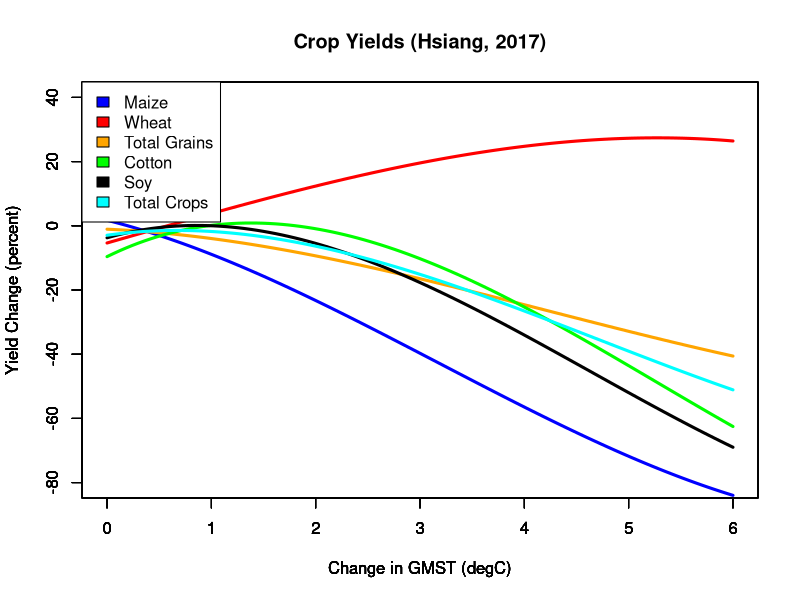

Source code (R):

# S. Hsiang, R. Kopp, et al, "Estimating Economic Damage in the United States from Climate Change", Science 356, 1362-1369 (2017).  Using tables S10 and S11 from the supplementary information, quadratic-fit column.  t is change in GMST in degC.  Value returned is percent change in yield.

# Functions from table above.  Last number in function name refers to the order of the fit.
maize3 <- function(t) {1.723 - 8.139*t - 2.758*t^2 + 0.289*t^3}
wheat3 <- function(t) {-5.356 + 9.310*t + 0.00313*t^2 - 0.112*t^3}
totgrains2 <- function(t) {2.814 + -6.317*t - 0.0973*t^2}
totgrains3 <- function(t) {-1.059 - 1.403*t - 1.632*t^2 + 0.128*t^3}
cotton3 <- function(t) {-9.606 + 15.99*t - 6.667*t^2 + 0.422*t^3}
soy3 <- function(t) {-3.731 + 9.224*t - 5.900*t^2 + 0.425*t^3}
totcrop3 <- function(t) {-2.94 + 4.566*t - 3.653*t^2 + 0.259*t^3}

# Make plot.
xlimits <- c(0,6)
ylimits <- c(-80,40)
plot(maize3, xlim=xlimits, ylim=ylimits, main="Crop Yields (Hsiang, 2017)", col="blue", lwd=3, xlab="Change in GMST (degC)", ylab="Yield Change (percent)")
par(new=TRUE)
plot(wheat3, xlim=xlimits, ylim=ylimits, col="red", lwd=3, xlab="Change in GMST (degC)", ylab="Yield Change (percent)")
par(new=TRUE)
plot(totgrains3, xlim=xlimits, ylim=ylimits, col="orange", lwd=3, xlab="Change in GMST (degC)", ylab="Yield Change (percent)")
par(new=TRUE)
plot(cotton3, xlim=xlimits, ylim=ylimits, col="green", lwd=3, xlab="Change in GMST (degC)", ylab="Yield Change (percent)")
par(new=TRUE)
plot(soy3, xlim=xlimits, ylim=ylimits, col="black", lwd=3, xlab="Change in GMST (degC)", ylab="Yield Change (percent)")
par(new=TRUE)
plot(totcrop3, xlim=xlimits, ylim=ylimits, col="cyan", lwd=3, xlab="Change in GMST (degC)", ylab="Yield Change (percent)")
par(new=TRUE)
legend("topleft", c("Maize", "Wheat", "Total Grains", "Cotton", "Soy", "Total Crops"), fill=c("blue","red","orange","green","black","cyan"))
